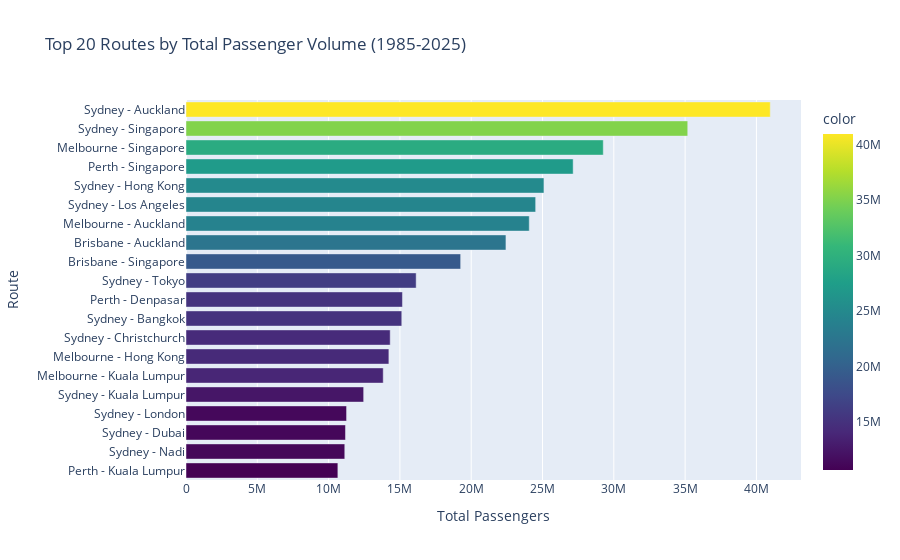
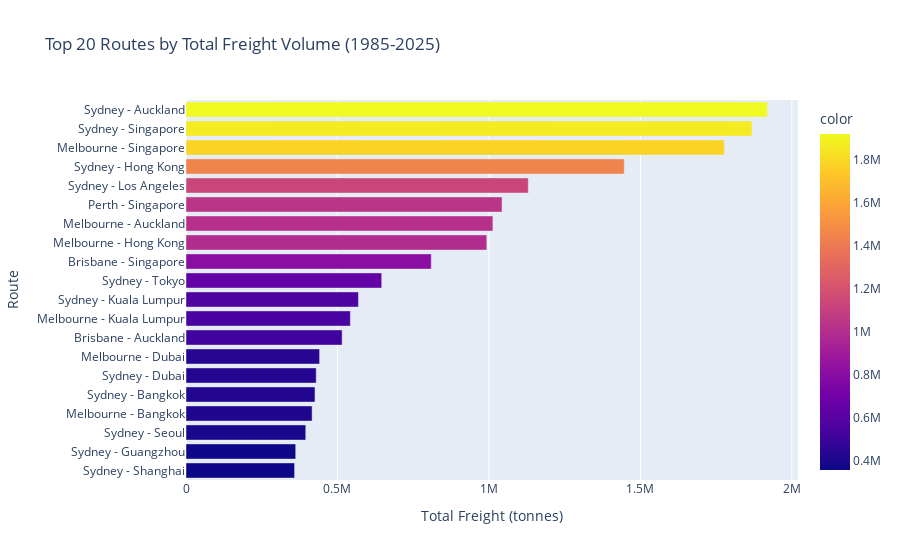

Notebook code cell kept with these figures, in order:
### Code cell
# --- Interactive Bar Chart: Top Passenger Routes ---
fig_passengers = px.bar(
    x=top_20_routes_passengers.values,
    y=top_20_routes_passengers.index,
    orientation='h',
    title='Top 20 Routes by Total Passenger Volume (1985-2025)',
    labels={'x': 'Total Passengers', 'y': 'Route'},
    color=top_20_routes_passengers.values,
    color_continuous_scale='Viridis'
)
fig_passengers.update_layout(
    height=800,
    showlegend=False,
    yaxis={'categoryorder': 'total ascending'}
)
fig_passengers.show()

# --- Interactive Bar Chart: Top Freight Routes ---
fig_freight = px.bar(
    x=top_20_routes_freight.values,
    y=top_20_routes_freight.index,
    orientation='h',
    title='Top 20 Routes by Total Freight Volume (1985-2025)',
    labels={'x': 'Total Freight (tonnes)', 'y': 'Route'},
    color=top_20_routes_freight.values,
    color_continuous_scale='Plasma'
)
fig_freight.update_layout(
    height=800,
    showlegend=False,
    yaxis={'categoryorder': 'total ascending'}
)
fig_freight.show()

### Figure 1 — Plotly figure (JSON) as saved in the notebook; plotly's stock layout.template omitted (floating-point values rounded to 4 significant figures)
{"data": [{"alignmentgroup": "True", "hovertemplate": "Total Passengers=%{x}<br>Route=%{y}<br>color=%{marker.color}<extra></extra>", "legendgroup": "", "marker": {"color": [40969873, 35183831, 29260667, 27149006, 25100903, 24519331, 24070445, 22435271, 19259891, 16139982, 15179238, 15131478, 14319298, 14226429, 13830213, 12458018, 11259879, 11183611, 11134605, 10649529], "coloraxis": "coloraxis", "pattern": {"shape": ""}}, "name": "", "offsetgroup": "", "orientation": "h", "showlegend": false, "textposition": "auto", "type": "bar", "x": [40969873, 35183831, 29260667, 27149006, 25100903, 24519331, 24070445, 22435271, 19259891, 16139982, 15179238, 15131478, 14319298, 14226429, 13830213, 12458018, 11259879, 11183611, 11134605, 10649529], "xaxis": "x", "y": ["Sydney - Auckland", "Sydney - Singapore", "Melbourne - Singapore", "Perth - Singapore", "Sydney - Hong Kong", "Sydney - Los Angeles", "Melbourne - Auckland", "Brisbane - Auckland", "Brisbane - Singapore", "Sydney - Tokyo", "Perth - Denpasar", "Sydney - Bangkok", "Sydney - Christchurch", "Melbourne - Hong Kong", "Melbourne - Kuala Lumpur", "Sydney - Kuala Lumpur", "Sydney - London", "Sydney - Dubai", "Sydney - Nadi", "Perth - Kuala Lumpur"], "yaxis": "y"}], "layout": {"autosize": true, "barmode": "relative", "coloraxis": {"colorbar": {"title": {"text": "color"}}, "colorscale": [[0, "#440154"], [0.1111, "#482878"], [0.2222, "#3e4989"], [0.3333, "#31688e"], [0.4444, "#26828e"], [0.5556, "#1f9e89"], [0.6667, "#35b779"], [0.7778, "#6ece58"], [0.8889, "#b5de2b"], [1, "#fde725"]]}, "legend": {"tracegroupgap": 0}, "showlegend": false, "title": {"text": "Top 20 Routes by Total Passenger Volume (1985-2025)"}, "xaxis": {"anchor": "y", "autorange": true, "domain": [0, 1], "range": [0, 43130000.0], "title": {"text": "Total Passengers"}, "type": "linear"}, "yaxis": {"anchor": "x", "autorange": true, "categoryorder": "total ascending", "domain": [0, 1], "range": [-0.5, 19.5], "title": {"text": "Route"}, "type": "category"}}}

### Figure 2 — Plotly figure (JSON) as saved in the notebook; plotly's stock layout.template omitted (floating-point values rounded to 4 significant figures)
{"data": [{"alignmentgroup": "True", "hovertemplate": "Total Freight (tonnes)=%{x}<br>Route=%{y}<br>color=%{marker.color}<extra></extra>", "legendgroup": "", "marker": {"color": [1919000.0, 1869000.0, 1777000.0, 1447000.0, 1130000.0, 1043000.0, 1013000.0, 993100.0, 809600.0, 646100.0, 569300.0, 542600.0, 515400.0, 441100.0, 429800.0, 425900.0, 416300.0, 395400.0, 362200.0, 358600.0], "coloraxis": "coloraxis", "pattern": {"shape": ""}}, "name": "", "offsetgroup": "", "orientation": "h", "showlegend": false, "textposition": "auto", "type": "bar", "x": [1919000.0, 1869000.0, 1777000.0, 1447000.0, 1130000.0, 1043000.0, 1013000.0, 993100.0, 809600.0, 646100.0, 569300.0, 542600.0, 515400.0, 441100.0, 429800.0, 425900.0, 416300.0, 395400.0, 362200.0, 358600.0], "xaxis": "x", "y": ["Sydney - Auckland", "Sydney - Singapore", "Melbourne - Singapore", "Sydney - Hong Kong", "Sydney - Los Angeles", "Perth - Singapore", "Melbourne - Auckland", "Melbourne - Hong Kong", "Brisbane - Singapore", "Sydney - Tokyo", "Sydney - Kuala Lumpur", "Melbourne - Kuala Lumpur", "Brisbane - Auckland", "Melbourne - Dubai", "Sydney - Dubai", "Sydney - Bangkok", "Melbourne - Bangkok", "Sydney - Seoul", "Sydney - Guangzhou", "Sydney - Shanghai"], "yaxis": "y"}], "layout": {"autosize": true, "barmode": "relative", "coloraxis": {"colorbar": {"title": {"text": "color"}}, "colorscale": [[0, "#0d0887"], [0.1111, "#46039f"], [0.2222, "#7201a8"], [0.3333, "#9c179e"], [0.4444, "#bd3786"], [0.5556, "#d8576b"], [0.6667, "#ed7953"], [0.7778, "#fb9f3a"], [0.8889, "#fdca26"], [1, "#f0f921"]]}, "legend": {"tracegroupgap": 0}, "showlegend": false, "title": {"text": "Top 20 Routes by Total Freight Volume (1985-2025)"}, "xaxis": {"anchor": "y", "autorange": true, "domain": [0, 1], "range": [0, 2020000.0], "title": {"text": "Total Freight (tonnes)"}, "type": "linear"}, "yaxis": {"anchor": "x", "autorange": true, "categoryorder": "total ascending", "domain": [0, 1], "range": [-0.5, 19.5], "title": {"text": "Route"}, "type": "category"}}}
